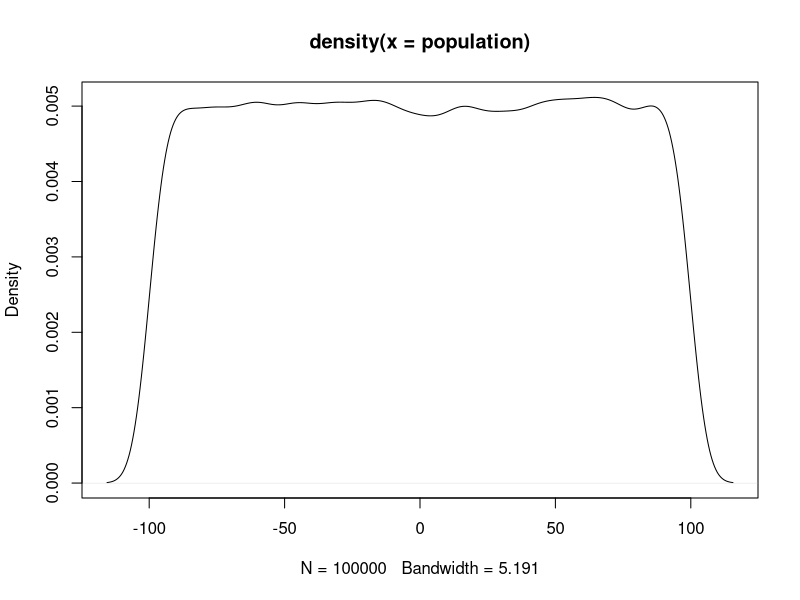
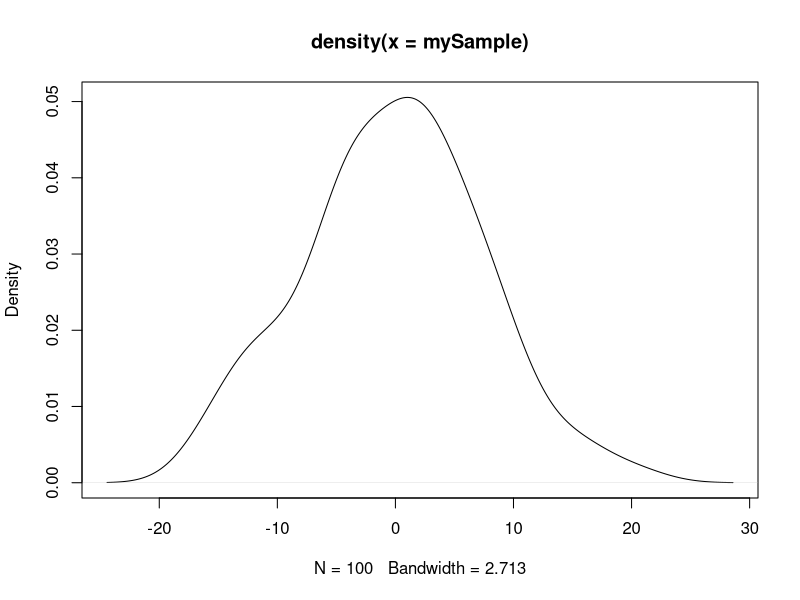

The R script that drew these images, in order:
#Verification of Central Limit Theorem

#The Central Limit Theorem states that if there is a population with mean=mu and standard deviation=sigma and one draws 
#sufficiently large random samples from the population with replacement, then the distribution of the sample means 
#will be approximately normal. Moreover, mu and sigma can be estimated in a manner explained below.

#Create random population data of reasonable size; values are uniformly distributed between min and max
pop_size <-100000
min_value <- -100
max_value <- 100
set.seed(101)
population <- runif(pop_size, min = min_value, max = max_value)

#Compute actual mean and standard deviation of the population
mu <- mean(population)
sigma <- sd(population)

#Desigman sampling mechanism - no. of sampling trials and sample size for each trial
trials = 100
sample_size = 50

#Generate sample statistics - draw a random sample and compute its mean; repeat the procedure for the selected no. of trials
mySample <- numeric(trials)
for (i in c(1:trials)) {
  sample <- sample(population, size = sample_size, replace = TRUE)
  mySample[i] <- mean(sample)
}

#Compute estimates for mean and standard deviation from the data generated by the trials
mu_estimate <- mean(mySample) # mean of sample means is a good estimate for population mean
sigma_sample <- sd(mySample)
sigma_estimate <- sigma_sample*sqrt(sample_size) # standard deviation of sample means is biased and needs to be corrected

#Compare the estimated parameters with the actual ones
result <- data.frame("Population_mean" = mu,
                     "Estimated_mean" = mu_estimate,
                     "Population_sd" = sigma,
                     "Estimated_sd" = sigma_estimate)

print(result)

#Plot densities
plot(density(population))
plot(density(mySample)) #should look like a normal distribution irrespective of the original population